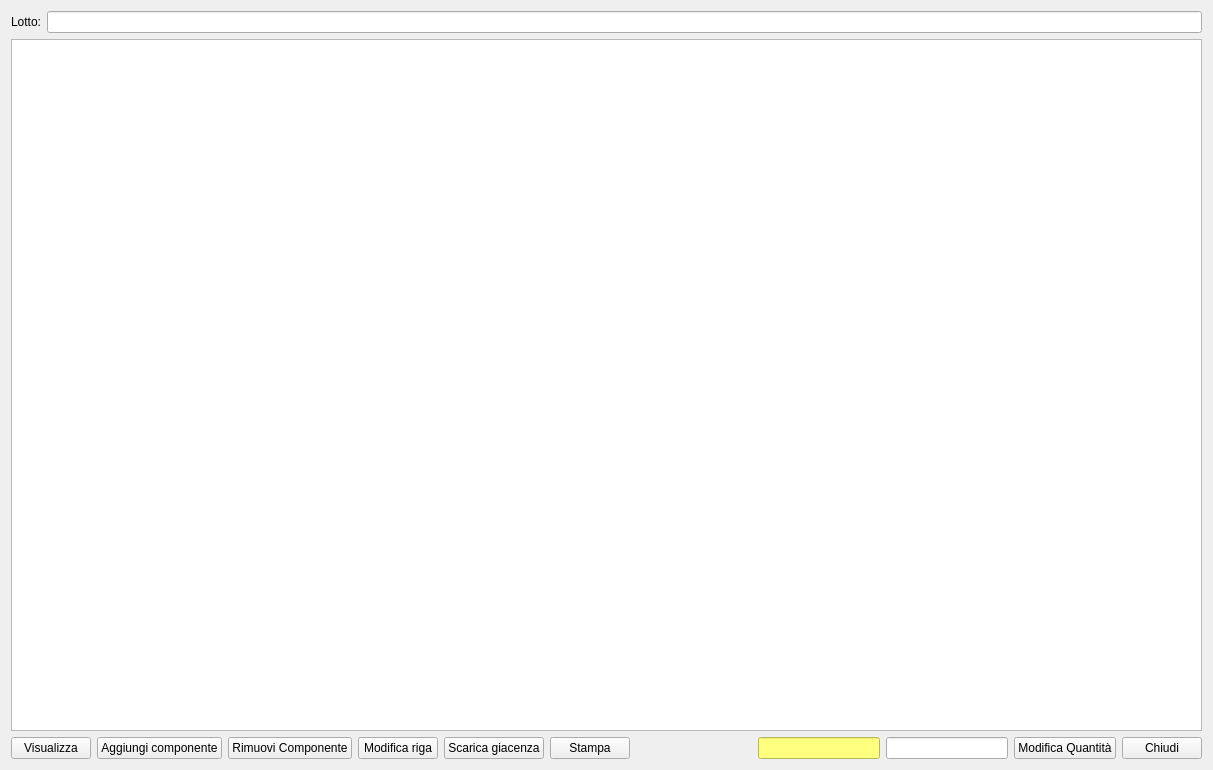
<?xml version="1.0" encoding="UTF-8"?>
<ui version="4.0">
 <class>HComposizioneLotto</class>
 <widget class="QWidget" name="HComposizioneLotto">
  <property name="windowModality">
   <enum>Qt::WindowModal</enum>
  </property>
  <property name="geometry">
   <rect>
    <x>0</x>
    <y>0</y>
    <width>1213</width>
    <height>770</height>
   </rect>
  </property>
  <property name="windowTitle">
   <string>Dettagli Lotto</string>
  </property>
  <property name="windowIcon">
   <iconset resource="icons.qrc">
    <normaloff>:/Resources/Bar-chart64.png</normaloff>:/Resources/Bar-chart64.png</iconset>
  </property>
  <layout class="QVBoxLayout" name="verticalLayout_2">
   <item>
    <layout class="QVBoxLayout" name="verticalLayout">
     <item>
      <layout class="QHBoxLayout" name="horizontalLayout_2">
       <item>
        <widget class="QLabel" name="label">
         <property name="text">
          <string>Lotto:</string>
         </property>
        </widget>
       </item>
       <item>
        <widget class="QLineEdit" name="leDesc">
         <property name="readOnly">
          <bool>true</bool>
         </property>
        </widget>
       </item>
      </layout>
     </item>
     <item>
      <widget class="QTableView" name="tableView">
       <property name="editTriggers">
        <set>QAbstractItemView::NoEditTriggers</set>
       </property>
       <property name="alternatingRowColors">
        <bool>true</bool>
       </property>
       <property name="selectionMode">
        <enum>QAbstractItemView::SingleSelection</enum>
       </property>
       <property name="selectionBehavior">
        <enum>QAbstractItemView::SelectRows</enum>
       </property>
       <property name="sortingEnabled">
        <bool>true</bool>
       </property>
       <attribute name="verticalHeaderVisible">
        <bool>false</bool>
       </attribute>
      </widget>
     </item>
     <item>
      <layout class="QHBoxLayout" name="horizontalLayout">
       <item>
        <widget class="QPushButton" name="pbUse">
         <property name="text">
          <string>Visualizza</string>
         </property>
         <property name="icon">
          <iconset resource="icons.qrc">
           <normaloff>:/Resources/Download.PNG</normaloff>:/Resources/Download.PNG</iconset>
         </property>
         <property name="iconSize">
          <size>
           <width>32</width>
           <height>32</height>
          </size>
         </property>
         <property name="checkable">
          <bool>false</bool>
         </property>
        </widget>
       </item>
       <item>
        <widget class="QPushButton" name="pbAdd">
         <property name="text">
          <string>Aggiungi componente</string>
         </property>
         <property name="icon">
          <iconset resource="icons.qrc">
           <normaloff>:/Resources/Arrow-Down.PNG</normaloff>:/Resources/Arrow-Down.PNG</iconset>
         </property>
         <property name="iconSize">
          <size>
           <width>32</width>
           <height>32</height>
          </size>
         </property>
        </widget>
       </item>
       <item>
        <widget class="QPushButton" name="pbRemove">
         <property name="text">
          <string>Rimuovi Componente</string>
         </property>
         <property name="icon">
          <iconset resource="icons.qrc">
           <normaloff>:/Resources/Arrow-Up.PNG</normaloff>:/Resources/Arrow-Up.PNG</iconset>
         </property>
         <property name="iconSize">
          <size>
           <width>32</width>
           <height>32</height>
          </size>
         </property>
        </widget>
       </item>
       <item>
        <widget class="QPushButton" name="pbModify">
         <property name="text">
          <string>Modifica riga</string>
         </property>
         <property name="icon">
          <iconset resource="icons.qrc">
           <normaloff>:/Resources/Actions-configure-icon.png</normaloff>:/Resources/Actions-configure-icon.png</iconset>
         </property>
         <property name="iconSize">
          <size>
           <width>32</width>
           <height>32</height>
          </size>
         </property>
        </widget>
       </item>
       <item>
        <widget class="QPushButton" name="pbScarico">
         <property name="text">
          <string>Scarica giacenza</string>
         </property>
         <property name="icon">
          <iconset resource="icons.qrc">
           <normaloff>:/Resources/Minus.PNG</normaloff>:/Resources/Minus.PNG</iconset>
         </property>
         <property name="iconSize">
          <size>
           <width>32</width>
           <height>32</height>
          </size>
         </property>
        </widget>
       </item>
       <item>
        <widget class="QPushButton" name="pushButton_2">
         <property name="text">
          <string>Stampa</string>
         </property>
         <property name="icon">
          <iconset resource="icons.qrc">
           <normaloff>:/Resources/Printer-icon.png</normaloff>:/Resources/Printer-icon.png</iconset>
         </property>
         <property name="iconSize">
          <size>
           <width>32</width>
           <height>32</height>
          </size>
         </property>
        </widget>
       </item>
       <item>
        <spacer name="horizontalSpacer">
         <property name="orientation">
          <enum>Qt::Horizontal</enum>
         </property>
         <property name="sizeHint" stdset="0">
          <size>
           <width>40</width>
           <height>20</height>
          </size>
         </property>
        </spacer>
       </item>
       <item>
        <widget class="QLineEdit" name="leCurrentAmount">
         <property name="styleSheet">
          <string notr="true">background-color: rgb(255, 255, 127);</string>
         </property>
         <property name="readOnly">
          <bool>true</bool>
         </property>
        </widget>
       </item>
       <item>
        <widget class="QLineEdit" name="leNewAmount"/>
       </item>
       <item>
        <widget class="QPushButton" name="pbModifyAmount">
         <property name="text">
          <string>Modifica Quantità</string>
         </property>
         <property name="icon">
          <iconset resource="icons.qrc">
           <normaloff>:/Resources/Cash-register-icon.png</normaloff>:/Resources/Cash-register-icon.png</iconset>
         </property>
         <property name="iconSize">
          <size>
           <width>32</width>
           <height>32</height>
          </size>
         </property>
        </widget>
       </item>
       <item>
        <widget class="QPushButton" name="pushButton_3">
         <property name="text">
          <string>Chiudi</string>
         </property>
         <property name="icon">
          <iconset resource="icons.qrc">
           <normaloff>:/Resources/Actions-window-close-icon.png</normaloff>:/Resources/Actions-window-close-icon.png</iconset>
         </property>
         <property name="iconSize">
          <size>
           <width>32</width>
           <height>32</height>
          </size>
         </property>
        </widget>
       </item>
      </layout>
     </item>
    </layout>
   </item>
  </layout>
 </widget>
 <resources>
  <include location="icons.qrc"/>
 </resources>
 <connections/>
</ui>
